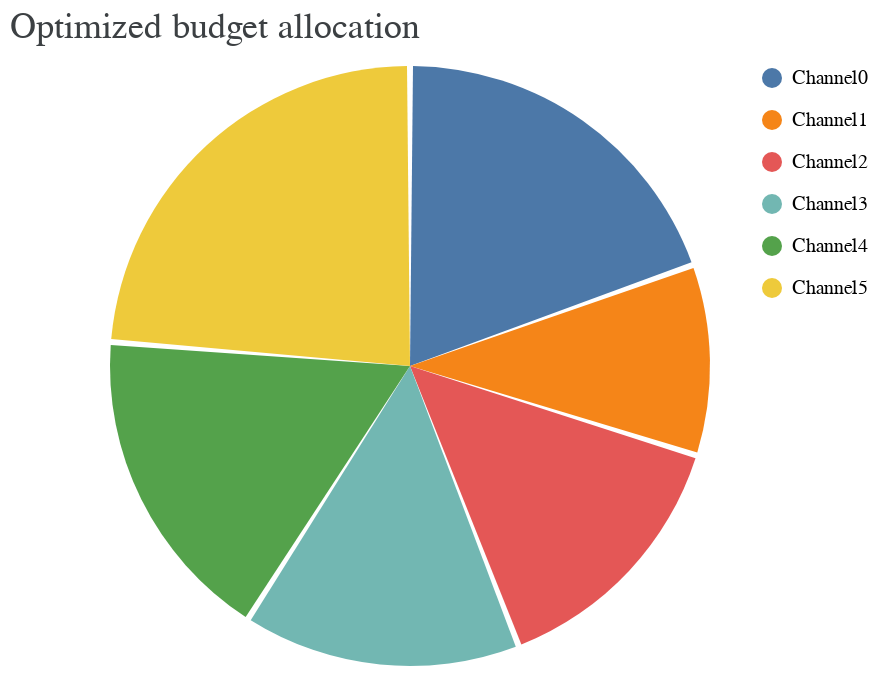

Notebook source saved alongside this figure:
### Code cell
margROI_optimization_results.plot_budget_allocation(optimized = True)

### Figure 1 — Vega-Lite specification as saved in the notebook (floating-point values rounded to 4 significant figures)
{"config": {"view": {"continuousWidth": 300, "continuousHeight": 300, "stroke": null}}, "data": {"name": "data-a492b56b75fabcaaafda9ea897291d62"}, "mark": {"type": "arc", "padAngle": 0.02, "tooltip": true}, "encoding": {"color": {"field": "channel", "legend": {"offset": -25, "rowPadding": 10, "title": null}, "type": "nominal"}, "theta": {"field": "spend", "type": "quantitative"}}, "title": {"text": "Optimized budget allocation", "anchor": "start", "color": "#3C4043", "font": "Google Sans Display", "fontSize": 18, "fontWeight": "normal", "offset": 10}, "width": 400, "$schema": "https://vega.github.io/schema/vega-lite/v5.20.1.json", "datasets": {"data-a492b56b75fabcaaafda9ea897291d62": [{"channel": "Channel0", "spend": 11700000}, {"channel": "Channel1", "spend": 6150000}, {"channel": "Channel2", "spend": 8560000}, {"channel": "Channel3", "spend": 8960000}, {"channel": "Channel4", "spend": 10300000}, {"channel": "Channel5", "spend": 14210000}]}}
